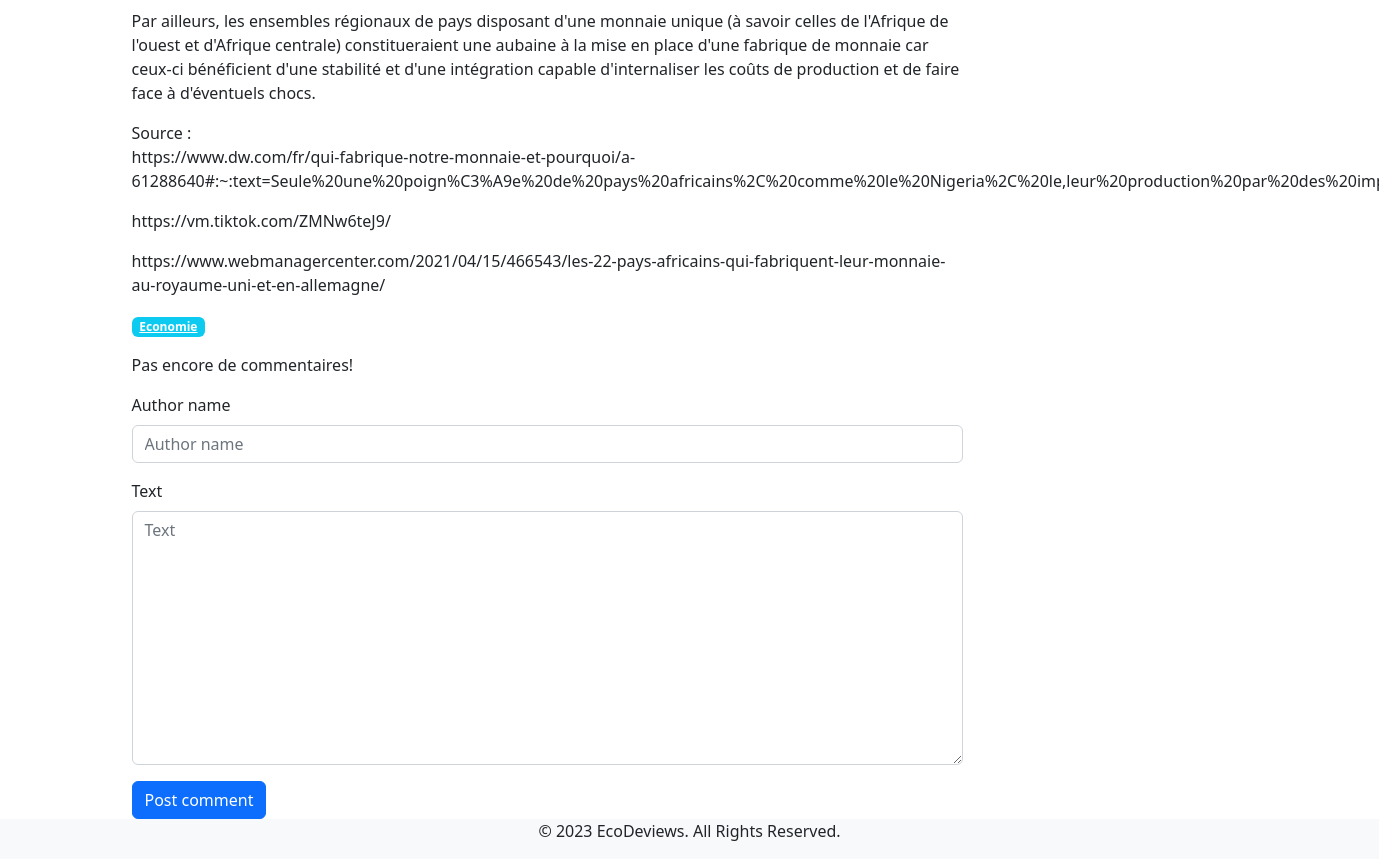
The app's page /posts/detail/1/ (lower part), older data.
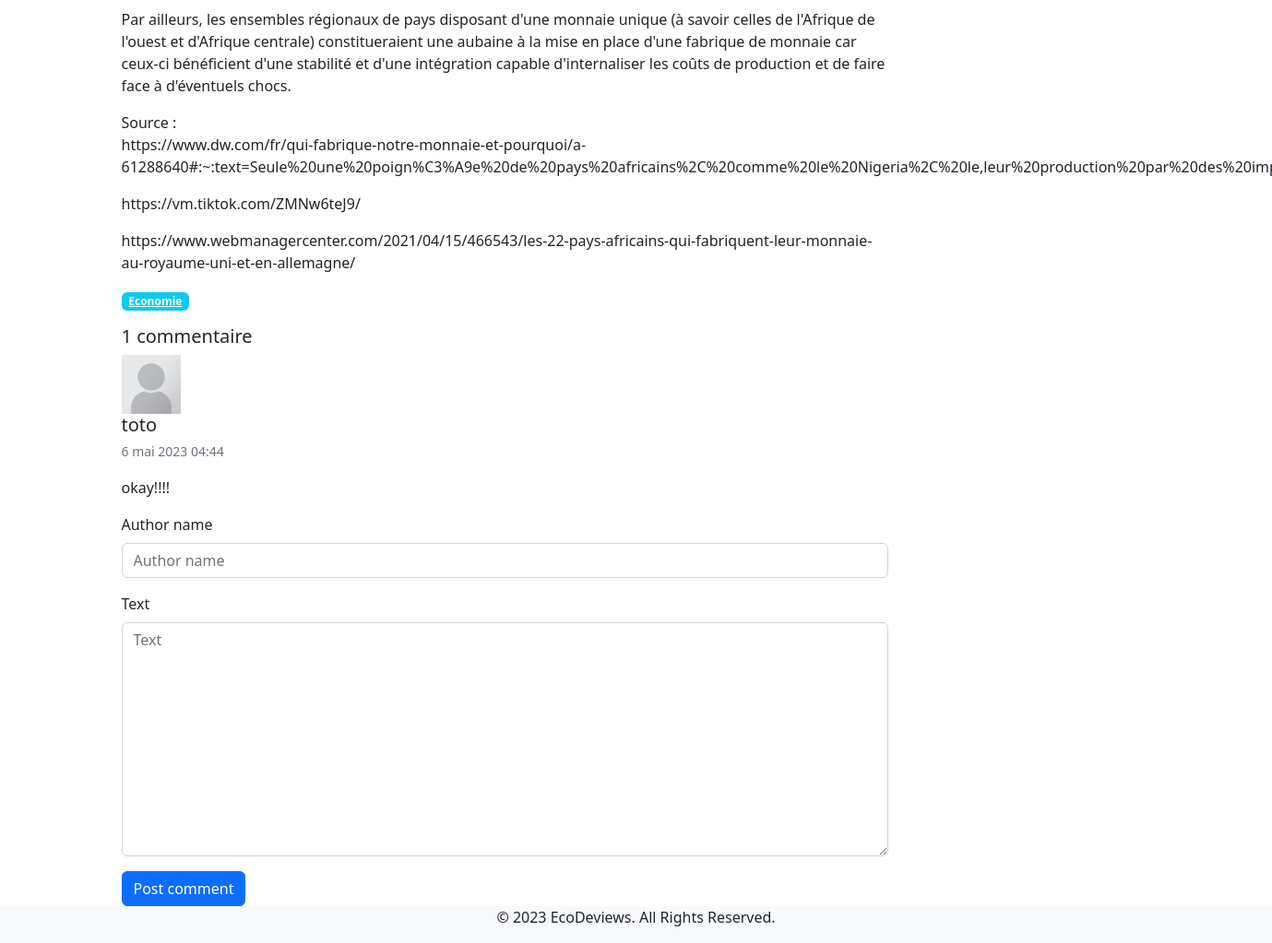
The same page, newer data.
### blog/models.py (models this page shows, shortened)
class Comment(models.Model):
    STATUS_VISIBLE = 'visible'
    STATUS_HIDDEN = 'hidden'
    STATUS_MODERATED = 'moderated'
    STATUS_CHOICES = (
        (STATUS_VISIBLE, 'Visible'),
        (STATUS_HIDDEN, 'Hidden'),
        (STATUS_MODERATED, 'Moderated')
    )
    post = models.ForeignKey('Post',
                             on_delete=models.CASCADE,
                             related_name='comments')
    author_name = models.CharField(max_length=100)
    text = models.TextField()
    status = models.CharField(max_length=20,
                              default='visible',
                              choices=STATUS_CHOICES)
    moderation_text = models.CharField(max_length=200, blank=True)
    created_at = models.DateTimeField(auto_now_add=True)

### blog/views.py (the view)
# urls.py: path('posts/detail/<int:post_id>/', views.post_detail, name='post-detail'),
def post_detail(request, post_id, message=''):
    post = get_object_or_404(Post, pk=post_id)
    posts_same_category = Post.objects.filter(published=True, category=post.category).exclude(pk=post_id)
    comments = post.comments.exclude(status=Comment.STATUS_HIDDEN)
    if request.method == 'POST':
        comment_form = CommentForm(request.POST)
        if comment_form.is_valid():
            comment = comment_form.save(commit=False)
            comment.post = post
            comment.save()
            args = [post.pk, 'Your comment has been posted!']
            return HttpResponseRedirect(reverse('post-detail-message', args=args) + '#comments')
    else:
        comment_form = CommentForm()
    context = {
        'navigation_items': navigation.navigation_items(navigation.NAV_POSTS),
        'post': post,
        'posts_same_category': posts_same_category,
        'comments': comments,
        'comment_form': comment_form,
        'message': message,
    }
    return render(request, 'blog/post_detail.html', context)

### blog/forms.py
class CommentForm(forms.ModelForm):
    class Meta:
        model = Comment
        fields = ['author_name', 'text', ]

### blog/models.py (called while the page is built)
    def slug(self):
        return slugify(self.name)

    def __str__(self):
        return '{} {}'.format(self.first_name, self.last_name)

### blog/navigation.py (called while the page is built)
def navigation_items(selected_item):
    items = []
    for name, url in NAV_ITEMS:
        items.append({
            'name': name,
            'url': url,
            'active': True if selected_item == name else False
        })
    return items

### blog/templates/blog/post_detail.html (shortened to what this page needs)
{% extends 'base.html' %}
{% load static %}
{% load django_bootstrap5 %}
{% block content %}
<div class="col-sm-9">
    <div class="mt-3">
        <p class="text-muted ">
            {{ post.text|linebreaks|safe}}
        </p>
        <a href="{% url 'post-list' post.category.slug %}" class="badge bg-info">
            {{ post.category.name|capfirst }}
        </a>
    </div>
    <div class="mt-3" id="comments">
        <h5>
            {% if comments.count > 1 %}
                {{ comments.count}} commentaires
            {% elif comments.count == 1  %}
                {{ comments.count}} commentaire
            {% endif  %}
        </h5>
        <ul class="list-unstyled">
            {% for comment in comments %}
                <li class="media">
                <img class="mr-3" src="{% static 'img/user-placeholder.png' %}">
                <div class="media-body">
                    <h5 class="mt-0 mb-1">
                        {{ comment.author_name }}
                    </h5>
                    <p>
                        <small class="text-muted">{{ comment.created_at}}</small>
                    </p>
                    <p>
                        {% if comment.status == 'moderated' %}
                            <span class="font-weight-light font-italic text-muted">
                                [[Moderated comment: {{ comment.moderation_text }}]]
                            </span>
                        {% else %}
                            {{ comment.text }}
                        {% endif %}
                    </p>
                </div>
                </li>
            {% empty %}
                <li class="media">Pas encore de commentaires!</li>
            {% endfor %}
        </ul>
        <form action="{% url 'post-detail' post.pk %}" method="post" class="form">
            {% bootstrap_form comment_form %}
            {% bootstrap_button button_type="submit" content="Post comment" %}
        </form>
    </div>
</div>
<div class="col-sm-3">
</div>
{% endblock content %}

Row changes from the older to the newer data that the page shows:
added Comment: author_name "toto", created_at "6 mai 2023 04:44", text "okay!!!!"
Text that changed along with them:
{{ comments.count }}: (not shown) → "1"
text no longer shown: "Pas encore de commentaires!"
text now shown: "commentaire"
